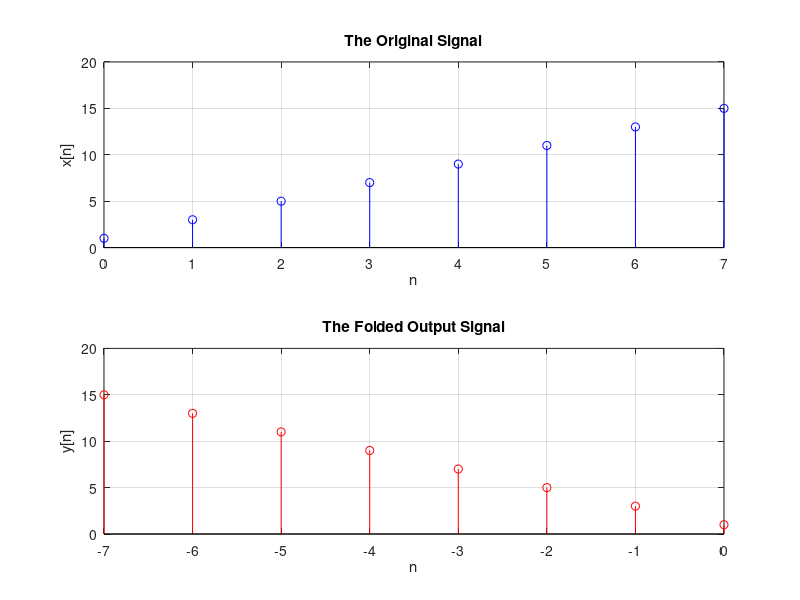

The MATLAB source for this figure:
clc;
clear all;
close all;

n = 0:7;
x = [1 3 5 7 9 11 13 15];

subplot(2,1,1);
stem(n, x, 'b');
title('The Original Signal');
xlabel('n');
ylabel('x[n]');
grid on;

m = -fliplr(n);
y = fliplr(x);

subplot(2,1,2);
stem(m, y, 'r');
title('The Folded Output Signal');
xlabel('n');
ylabel('y[n]');
grid on;
